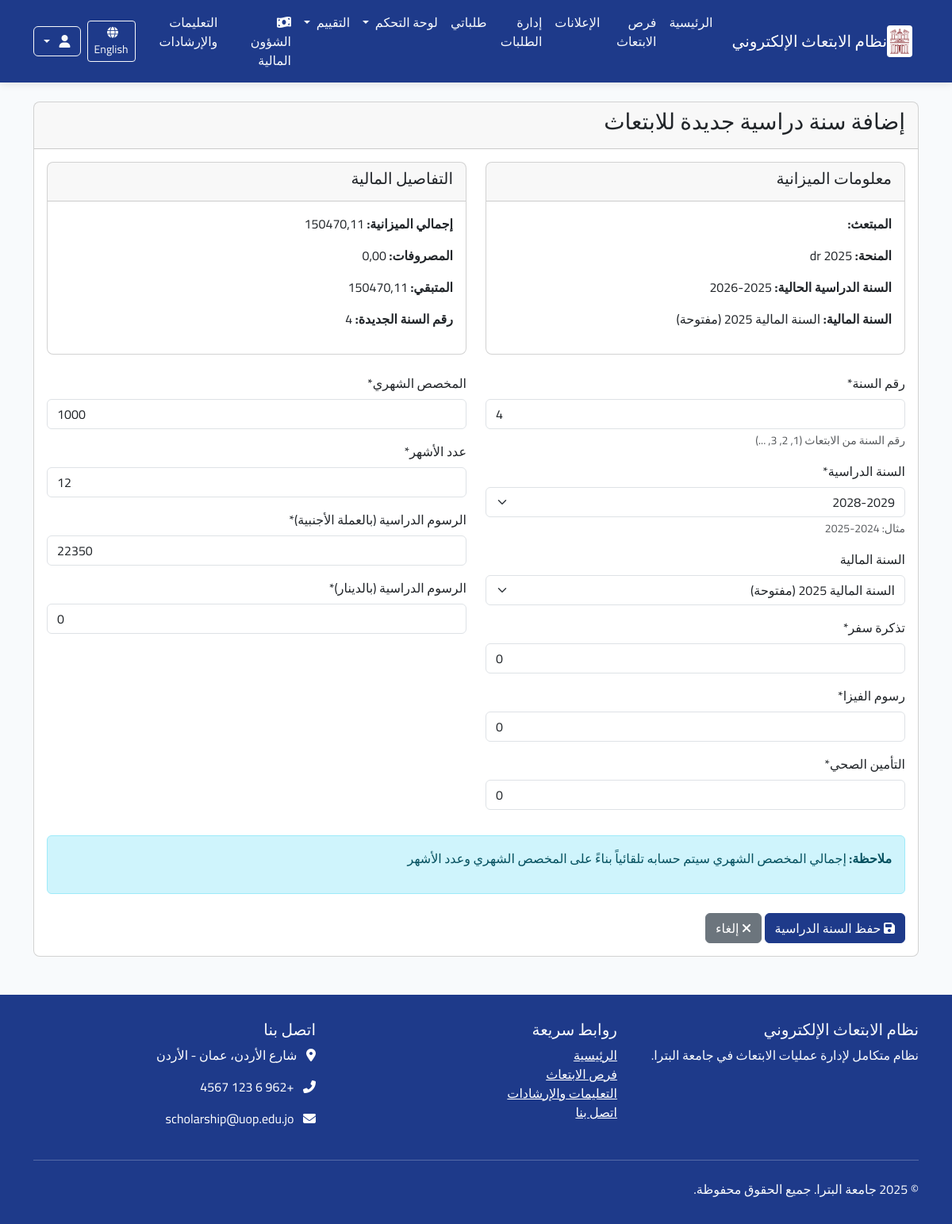
The page /ar/finance/budgets/2/add-year/ (signed in) on the database as committed earlier.
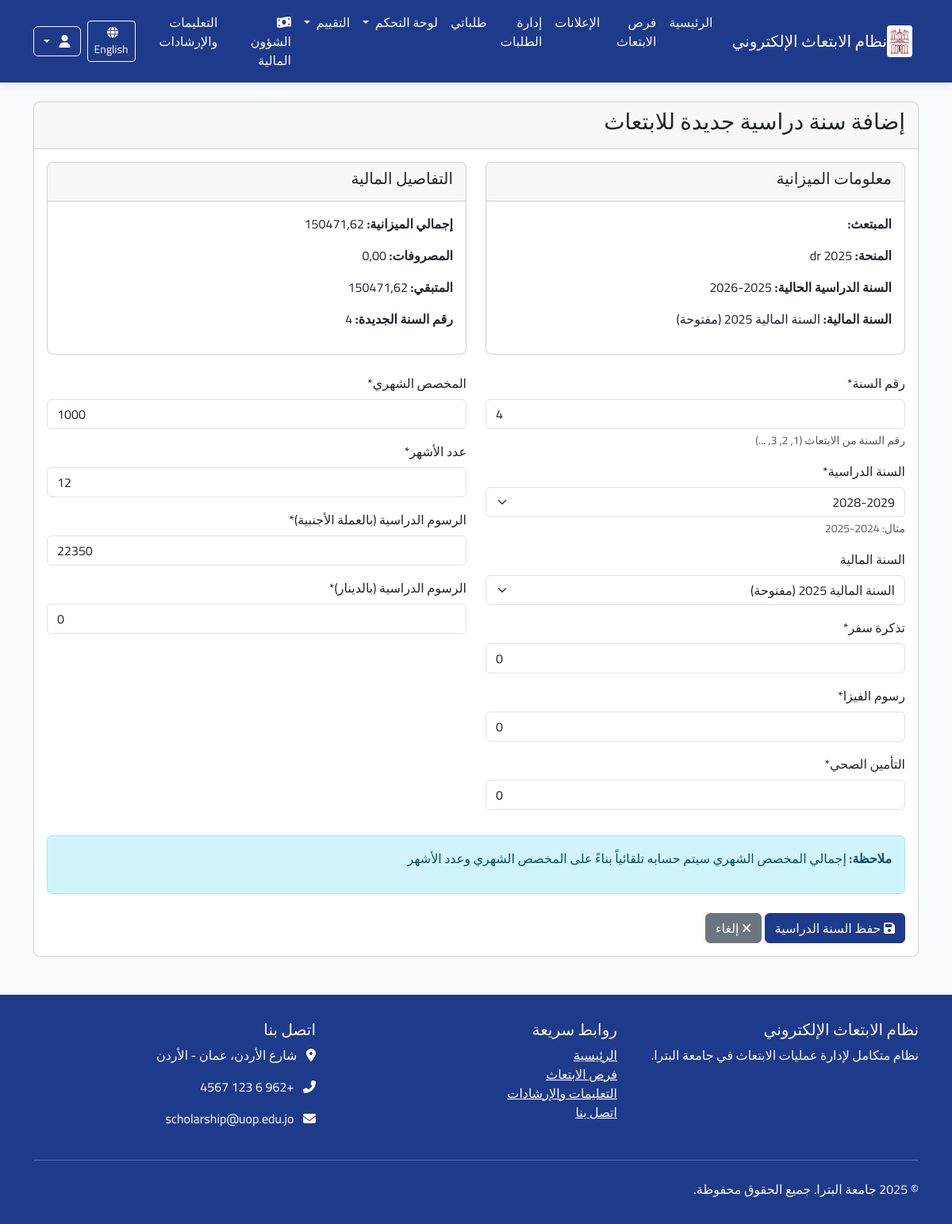
The same page on the database as committed later.
### finance/models.py (models this page shows, shortened)
class ScholarshipBudget(models.Model):
    application = models.OneToOneField(Application, on_delete=models.CASCADE,
                                       verbose_name=_("طلب الابتعاث"),
                                       related_name="budget")
    fiscal_year = models.ForeignKey(FiscalYear, on_delete=models.CASCADE,
                                    verbose_name=_("السنة المالية"),
                                    related_name="scholarship_budgets",
                                    null=True)
    total_amount = models.DecimalField(_("المبلغ الإجمالي"), max_digits=12, decimal_places=2)
    start_date = models.DateField(_("تاريخ بدء الميزانية"))
    end_date = models.DateField(_("تاريخ انتهاء الميزانية"))
    created_by = models.ForeignKey(User, on_delete=models.CASCADE,
                                   verbose_name=_("تم الإنشاء بواسطة"),
                                   related_name="created_budgets")
    created_at = models.DateTimeField(_("تاريخ الإنشاء"), auto_now_add=True)
    updated_at = models.DateTimeField(_("تاريخ التحديث"), auto_now=True)
    notes = models.TextField(_("ملاحظات"), blank=True, null=True)
    tuition_fees = models.DecimalField(_("الرسوم الدراسية"), max_digits=12, decimal_places=2, default=0)
    monthly_stipend = models.DecimalField(_("المخصص الشهري"), max_digits=12, decimal_places=2, default=0)
    travel_allowance = models.DecimalField(_("بدل السفر"), max_digits=12, decimal_places=2, default=0)
    health_insurance = models.DecimalField(_("التأمين الصحي"), max_digits=12, decimal_places=2, default=0)
    books_allowance = models.DecimalField(_("بدل الكتب"), max_digits=12, decimal_places=2, default=0)
    research_allowance = models.DecimalField(_("بدل البحث العلمي"), max_digits=12, decimal_places=2, default=0)
    conference_allowance = models.DecimalField(_("بدل المؤتمرات"), max_digits=12, decimal_places=2, default=0)
    other_expenses = models.DecimalField(_("مصاريف أخرى"), max_digits=12, decimal_places=2, default=0)
    STATUS_CHOICES = [
        ('active', _('نشطة')),
        ('suspended', _('معلقة')),
        ('closed', _('مغلقة')),
    ]
    status = models.CharField(_("حالة الميزانية"), max_length=20, choices=STATUS_CHOICES, default='active')
    academic_year = models.CharField(_("السنة الدراسية"), max_length=9,
                                     help_text=_("مثال: 2024-2025"), default="2024-2025")
    exchange_rate = models.DecimalField(_("سعر الصرف"), max_digits=6, decimal_places=2, default=0.91,
                                        help_text=_("سعر صرف العملة الأجنبية"))
    foreign_currency = models.CharField(_("العملة الأجنبية"), max_length=3, default="GBP")
    is_current = models.BooleanField(_("السنة الحالية"), default=True,
                                     help_text=_("هل هذه الميزانية للسنة الحالية؟"))
    class Meta:
        verbose_name = _("ميزانية الابتعاث")
        verbose_name_plural = _("ميزانيات الابتعاث")
        ordering = ['-created_at']
    def get_remaining_amount(self):
        spent_amount = self.expenses.filter(
            date__gte=self.fiscal_year.start_date if self.fiscal_year else self.start_date,
            date__lte=self.fiscal_year.end_date if self.fiscal_year else self.end_date,
            status='approved'
        ).aggregate(models.Sum('amount'))['amount__sum'] or 0
        return self.total_amount - spent_amount
    def get_spent_amount(self):
        return self.expenses.filter(
            date__gte=self.fiscal_year.start_date if self.fiscal_year else self.start_date,
            date__lte=self.fiscal_year.end_date if self.fiscal_year else self.end_date,
            status='approved'
        ).aggregate(models.Sum('amount'))['amount__sum'] or 0

class FiscalYear(models.Model):
    year = models.IntegerField(_("السنة المالية"))
    start_date = models.DateField(_("تاريخ البداية"))
    end_date = models.DateField(_("تاريخ النهاية"))
    status = models.CharField(_("الحالة"), max_length=10,
                              choices=[('open', 'مفتوحة'), ('closed', 'مغلقة')],
                              default='open')
    total_budget = models.DecimalField(_("إجمالي الميزانية السنوية"),
                                       max_digits=15, decimal_places=2)
    description = models.TextField(_("وصف/ملاحظات"), blank=True, null=True)
    created_at = models.DateTimeField(_("تاريخ الإنشاء"), auto_now_add=True)
    updated_at = models.DateTimeField(_("تاريخ التحديث"), auto_now=True)
    created_by = models.ForeignKey(User, on_delete=models.SET_NULL,
                                   verbose_name=_("تم الإنشاء بواسطة"),
                                   related_name="created_fiscal_years",
                                   null=True)
    class Meta:
        verbose_name = _("السنة المالية")
        verbose_name_plural = _("السنوات المالية")
        ordering = ['-year']
        unique_together = ['year']
    def __str__(self):
        return f"السنة المالية {self.year} ({self.get_status_display()})"

### applications/models.py (models this page shows, shortened)
class Application(models.Model):
    scholarship = models.ForeignKey(Scholarship, verbose_name=_("فرصة الابتعاث"), on_delete=models.CASCADE,
                                    related_name="applications")
    applicant = models.ForeignKey(User, verbose_name=_("المتقدم"), on_delete=models.CASCADE,
                                  related_name="applications")
    status = models.ForeignKey(ApplicationStatus, verbose_name=_("حالة الطلب"), on_delete=models.PROTECT,
                               related_name="applications")
    application_date = models.DateTimeField(_("تاريخ التقديم"), auto_now_add=True)
    last_update = models.DateTimeField(_("آخر تحديث"), auto_now=True)
    motivation_letter = models.TextField(_("خطاب الدوافع"),
                                         help_text=_("اشرح لماذا تريد التقدم لهذه الفرصة وما هي أهدافك"))
    research_proposal = models.TextField(_("مقترح البحث"), blank=True, null=True,
                                         help_text=_("إذا كان الابتعاث لدراسة الدكتوراه، أرفق مقترح البحث الخاص بك"))
    comments = models.TextField(_("ملاحظات إضافية"), blank=True, null=True,
                                help_text=_("أي معلومات إضافية تود إضافتها لطلبك"))
    acceptance_letter = models.BooleanField(_("هل لديك قبول مبدئي؟"), default=False)
    acceptance_university = models.CharField(_("اسم الجامعة التي لديك قبول فيها"), max_length=200, blank=True,
                                             null=True)
    admin_notes = models.TextField(_("ملاحظات إدارية"), blank=True, null=True)
    class Meta:
        verbose_name = _("طلب ابتعاث")
        verbose_name_plural = _("طلبات الابتعاث")
        ordering = ['-application_date']
        unique_together = ['scholarship', 'applicant']

### announcements/models.py (models this page shows, shortened)
class Scholarship(models.Model):
    STATUS_CHOICES = (
        ('draft', _('مسودة')),
        ('published', _('منشور')),
        ('closed', _('مغلق')),
    )
    title = models.CharField(_("العنوان"), max_length=200)
    scholarship_type = models.ForeignKey(ScholarshipType, verbose_name=_("نوع الابتعاث"), on_delete=models.CASCADE,
                                         related_name="scholarships")
    description = models.TextField(_("الوصف"))
    requirements = models.TextField(_("المتطلبات"))
    benefits = models.TextField(_("المميزات"), blank=True, null=True)
    countries = models.CharField(_("الدول المتاحة"), max_length=255, blank=True, null=True)
    universities = models.TextField(_("الجامعات المتاحة"), blank=True, null=True)
    deadline = models.DateTimeField(_("الموعد النهائي للتقديم"))
    publication_date = models.DateTimeField(_("تاريخ النشر"), default=timezone.now)
    status = models.CharField(_("الحالة"), max_length=20, choices=STATUS_CHOICES, default='draft')
    max_applicants = models.PositiveIntegerField(_("الحد الأقصى للمتقدمين"), default=0, help_text=_("0 يعني غير محدود"))
    eligibility_criteria = models.TextField(_("معايير الأهلية"), blank=True, null=True)
    application_process = models.TextField(_("عملية التقديم"), blank=True, null=True)
    contact_info = models.TextField(_("معلومات الاتصال"), blank=True, null=True)
    attachment = models.FileField(_("مرفق"), upload_to='scholarship_attachments/', blank=True, null=True)
    created_by = models.ForeignKey(User, verbose_name=_("تم إنشاؤه بواسطة"), on_delete=models.CASCADE,
                                   related_name="created_scholarships")
    updated_at = models.DateTimeField(_("تم التحديث في"), auto_now=True)
    class Meta:
        verbose_name = _("فرصة ابتعاث")
        verbose_name_plural = _("فرص الابتعاث")
        ordering = ['-publication_date']

### finance/views.py (the view)
# urls.py: path('budgets/<int:budget_id>/add-year/', views.add_scholarship_year, name='add_scholarship_year'),
@login_required
@permission_required('finance.add_yearlyscholarshipcosts', raise_exception=True)
def add_scholarship_year(request, budget_id):
    budget = get_object_or_404(ScholarshipBudget, id=budget_id)
    next_year_number = YearlyScholarshipCosts.objects.filter(budget=budget).count() + 1
    fiscal_years = FiscalYear.objects.filter(status='open').order_by('-year')
    default_fiscal_year = None
    if budget.fiscal_year:
        default_fiscal_year = budget.fiscal_year
    else:
        settings = ScholarshipSettings.objects.first()
        if settings and settings.current_fiscal_year:
            default_fiscal_year = settings.current_fiscal_year
    if request.method == 'POST':
        form = YearlyScholarshipCostsForm(request.POST)
        if form.is_valid():
            yearly_cost = form.save(commit=False)
            yearly_cost.budget = budget
            if form.cleaned_data.get('fiscal_year'):
                yearly_cost.fiscal_year = form.cleaned_data['fiscal_year']
            elif default_fiscal_year:
                yearly_cost.fiscal_year = default_fiscal_year
            yearly_cost.save()
            FinancialLog.objects.create(
                budget=budget,
                fiscal_year=yearly_cost.fiscal_year,
                action_type='create',
                description=_("إضافة سنة دراسية جديدة للابتعاث") + f" - {yearly_cost.year_number}",
                created_by=request.user
            )
            messages.success(request, _("تمت إضافة السنة الدراسية بنجاح"))
            return redirect('finance:budget_detail', budget_id=budget.id)
    else:
        academic_year_parts = budget.academic_year.split('-')
        next_academic_year = f"{int(academic_year_parts[0]) + next_year_number - 1}-{int(academic_year_parts[1]) + next_year_number - 1}"
        initial_data = {
            'year_number': next_year_number,
            'academic_year': next_academic_year,
            'monthly_allowance': 1000,
            'monthly_duration': 12,
            'fiscal_year': default_fiscal_year,
        }
        if next_year_number == 1:
            initial_data.update({
                'travel_tickets': 1100,
                'visa_fees': 358,
                'health_insurance': 500,
                'tuition_fees_foreign': 22350,
            })
        else:
            initial_data.update({
                'travel_tickets': 0,
                'visa_fees': 0,
                'health_insurance': 0,
                'tuition_fees_foreign': 22350,
            })
        form = YearlyScholarshipCostsForm(initial=initial_data)
    context = {
        'form': form,
        'budget': budget,
        'next_year_number': next_year_number,
        'fiscal_years': fiscal_years,
        'default_fiscal_year': default_fiscal_year,
    }
    return render(request, 'finance/scholarship_year_form.html', context)

### finance/forms.py
class YearlyScholarshipCostsForm(forms.ModelForm):
    class Meta:
        model = YearlyScholarshipCosts
        fields = ['year_number', 'academic_year', 'fiscal_year', 'travel_tickets', 'monthly_allowance',
                  'monthly_duration', 'visa_fees', 'health_insurance',
                  'tuition_fees_foreign', 'tuition_fees_local']
        widgets = {
            'academic_year': forms.Select(choices=[(f"{y}-{y + 1}", f"{y}-{y + 1}")
                                                   for y in range(2020, 2030)]),
        }
    def __init__(self, *args, **kwargs):
        super().__init__(*args, **kwargs)
        self.fields['fiscal_year'].queryset = FiscalYear.objects.filter(status='open')
        self.fields['fiscal_year'].required = False

### core/context_processors.py (called while the page is built)
def user_role(request):
    role = 'anonymous'
    if request.user.is_authenticated:
        role = request.user.profile.role
    return {
        'user_role': role
    }

### finance/templates/finance/scholarship_year_form.html (shortened to what this page needs)
{% extends 'base.html' %}
{% load i18n %}
{% load crispy_forms_tags %}
{% block content %}
<div class="container mt-4">
    <div class="card">
        <div class="card-header">
            <h3 class="card-title">{% trans "إضافة سنة دراسية جديدة للابتعاث" %}</h3>
        </div>
        <div class="card-body">
            <div class="row mb-4">
                <div class="col-md-6">
                    <div class="card">
                        <div class="card-header">
                            <h5>{% trans "معلومات الميزانية" %}</h5>
                        </div>
                        <div class="card-body">
                            <p><strong>{% trans "المبتعث:" %}</strong> {{ budget.application.applicant.get_full_name }}</p>
                            <p><strong>{% trans "المنحة:" %}</strong> {{ budget.application.scholarship.title }}</p>
                            <p><strong>{% trans "السنة الدراسية الحالية:" %}</strong> {{ budget.academic_year }}</p>
                            <p><strong>{% trans "السنة المالية:" %}</strong>
                                {% if budget.fiscal_year %}
                                    {{ budget.fiscal_year }}
                                {% else %}
                                    {% trans "غير محددة" %}
                                {% endif %}
                            </p>
                        </div>
                    </div>
                </div>
                <div class="col-md-6">
                    <div class="card">
                        <div class="card-header">
                            <h5>{% trans "التفاصيل المالية" %}</h5>
                        </div>
                        <div class="card-body">
                            <p><strong>{% trans "إجمالي الميزانية:" %}</strong> {{ budget.total_amount|floatformat:2 }}</p>
                            <p><strong>{% trans "المصروفات:" %}</strong> {{ budget.get_spent_amount|floatformat:2 }}</p>
                            <p><strong>{% trans "المتبقي:" %}</strong> {{ budget.get_remaining_amount|floatformat:2 }}</p>
                            <p><strong>{% trans "رقم السنة الجديدة:" %}</strong> {{ next_year_number }}</p>
                        </div>
                    </div>
                </div>
            </div>
            <form method="post" action="{% url 'finance:add_scholarship_year' budget_id=budget.id %}">
                <div class="row">
                    <div class="col-md-6">
                        {{ form.year_number|as_crispy_field }}
                        {{ form.academic_year|as_crispy_field }}
                        {{ form.fiscal_year|as_crispy_field }}
                        {{ form.travel_tickets|as_crispy_field }}
                        {{ form.visa_fees|as_crispy_field }}
                        {{ form.health_insurance|as_crispy_field }}
                    </div>
                    <div class="col-md-6">
                        {{ form.monthly_allowance|as_crispy_field }}
                        {{ form.monthly_duration|as_crispy_field }}
                        {{ form.tuition_fees_foreign|as_crispy_field }}
                        {{ form.tuition_fees_local|as_crispy_field }}
                    </div>
                </div>
                <div class="alert alert-info mt-3">
                    <p><strong>{% trans "ملاحظة:" %}</strong> {% trans "إجمالي المخصص الشهري سيتم حسابه تلقائياً بناءً على المخصص الشهري وعدد الأشهر" %}</p>
                </div>
                <div class="form-group mt-4">
                    <button type="submit" class="btn btn-primary">
                        <i class="fas fa-save"></i> {% trans "حفظ السنة الدراسية" %}
                    </button>
                    <a href="{% url 'finance:budget_detail' budget_id=budget.id %}" class="btn btn-secondary">
                        <i class="fas fa-times"></i> {% trans "إلغاء" %}
                    </a>
                </div>
            </form>
        </div>
    </div>
</div>
{% endblock %}

Rows that differ between the two databases and show on the page:
changed ScholarshipBudget: total_amount "150470,11" → "150471,62"; get_remaining_amount "150470,11" → "150471,62"
